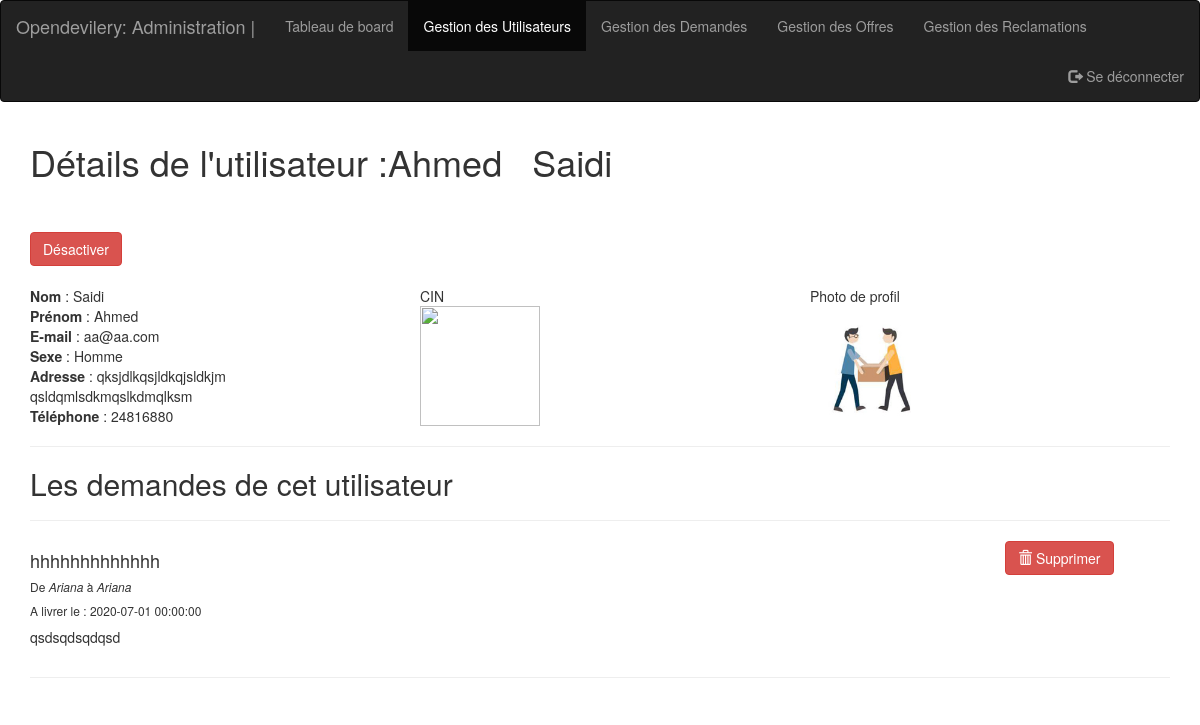
/admin/afficher_utilisateur.php?id_client=3 (signed in), run on the app's committed database.
### tables this page shows
CREATE TABLE IF NOT EXISTS `client` (
  `id` int(11) NOT NULL AUTO_INCREMENT,
  `email` varchar(255) NOT NULL,
  `mot_de_passe` varchar(255) NOT NULL,
  `photo` varchar(512) NOT NULL DEFAULT '',
  `cin` varchar(512) NOT NULL,
  `nom` varchar(255) NOT NULL,
  `prenom` varchar(255) NOT NULL,
  `naissance` date NOT NULL,
  `sexe` int(1) NOT NULL,
  `telephone` varchar(20) NOT NULL,
  `adresse` text NOT NULL,
  `active` int(1) NOT NULL DEFAULT '1',
  `date_creation` datetime NOT NULL DEFAULT CURRENT_TIMESTAMP,
  PRIMARY KEY (`id`),
  UNIQUE KEY `email` (`email`)
);

CREATE TABLE IF NOT EXISTS `demande` (
  `id` int(11) NOT NULL AUTO_INCREMENT,
  `id_client` int(11) NOT NULL,
  `titre` varchar(255) NOT NULL,
  `description` text NOT NULL,
  `source` varchar(255) NOT NULL,
  `destination` varchar(255) NOT NULL,
  `date_livraison` datetime NOT NULL,
  `date_creation` datetime NOT NULL DEFAULT CURRENT_TIMESTAMP,
  PRIMARY KEY (`id`),
  KEY `id_client` (`id_client`)
);

### include/administrateur.php (called while the page is built, shortened)
<?php
function admin_est_connecter() {
	if (isset($_SESSION['connecter_admin']) && ($_SESSION['connecter_admin'] == 'oui')  ) {
		return true ;
	}
	return false ;
}
?>

### include/bd.php (called while the page is built, shortened)
<?php
function bd_connecter(){
	$serveur = 'localhost' ;
	$utilisateur = 'root' ;
	$mot_de_passe = '' ;
	$nom_base = 'livraison';
	$mysqli = new mysqli($serveur, $utilisateur, $mot_de_passe, $nom_base );
	return $mysqli ;
}
function bd_exectuer_requete( $requete ){
	$mysqli = bd_connecter();
	return $mysqli->query($requete);
}
?>

### include/client.php (called while the page is built, shortened)
<?php
function client_recuperer_info_par_id($id) {
	$res = bd_exectuer_requete("SELECT * FROM client WHERE id=".$id);
	if ($res->num_rows > 0) {
		$res->data_seek(0);
    	$row = $res->fetch_assoc();
		return $row;
	}
	return null ;
}
?>

### include/demande.php (called while the page is built, shortened)
<?php
function demande_recuprer_demande_client( $id ) {
	$res = bd_exectuer_requete("SELECT * FROM demande  WHERE id_client = '".$id."' order by date_creation DESC ");
	$tab_demandes = [];
	for( $i = 0 ; $i<$res->num_rows; $i++ ) {
		$res->data_seek($i);
    	$row = $res->fetch_assoc();
    	$tab_demandes[] = $row;
	}
	return $tab_demandes ;
}
?>

### admin/afficher_utilisateur.php (the view, shortened to what this page needs)
<?php
	include_once '../include/bd.php';
	include_once '../include/client.php';
	include_once '../include/demande.php';
	include_once '../include/administrateur.php';
	$client = client_recuperer_info_par_id($_GET['id_client']);
	$client_demandes = demande_recuprer_demande_client($_GET['id_client']);
?>
<html>
	<head>
		<link rel="stylesheet" href="../bootstrap/css/bootstrap.min.css">
	</head>
<body>
	<nav class="navbar navbar-inverse">
	  <div class="container-fluid">
	    <div class="navbar-header">
	      <a class="navbar-brand" href="#">Opendevilery: Administration |</a>
	    </div>
	    <ul class="nav navbar-nav">
		   <li ><a href="index.php">Tableau de board</a></li>
			<li class='active' > <a href="gestion_utilisateur.php">Gestion des Utilisateurs</a></li>
			<li><a href="gestion_demandes.php">Gestion des Demandes</a></li>
			<li><a href="gestion_offres.php">Gestion des Offres</a></li>
			<li><a href="gestion_reclamation.php">Gestion des Reclamations</a></li>
		</ul>
	    <ul class="nav navbar-nav navbar-right">
	    	<?php if (admin_est_connecter()) { ?>
	      		<li><a href="login.php?deconnecter"><span class="glyphicon glyphicon glyphicon-log-out"></span> Se déconnecter</a></li>
	      	<?php } else {  ?>
	      		<li><a href="login.php"><span class="glyphicon glyphicon-log-in"></span>Se Connecter</a></li>
	      	<?php } ?>
	    </ul>
	  </div>
	</nav>
	<div class='container'>
		<h1> Détails de l'utilisateur :<?=$client['prenom']?> &nbsp; <?=$client['nom']?></h1>
		<br><br>
		<?php if ($client['active']==1):?>
		<a href="afficher_utilisateur.php?activer=0&id_client=<?=$client['id']?>" class='btn btn-danger'> Désactiver</a><br><br>
		<?php else:?>
		<a href="afficher_utilisateur.php?activer=1&id_client=<?=$client['id']?>" class='btn btn-success'> Activer</a><br><br>
		<?php endif?>
		<div class="row">
			<div class="col-md-4">
				<b>Nom</b> : <?=$client['nom']?> <br>
				<b>Prénom</b> : <?=$client['prenom']?>  <br>
				<b>E-mail</b> : <?=$client['email']?>  <br>
				<b>Sexe	</b> : <?=$client['sexe'] == 0 ? 'Homme' : 'Femme' ?>  <br>
				<b>Adresse</b> : <?=$client['adresse']?>  <br>
				<b>Téléphone</b> : <?=$client['telephone']?>  <br>
			</div>
			<div class="col-md-4" >
				CIN<br>
				<img src="../<?=$client['cin']?>" width=120px> <br>
			</div>
			<div class="col-md-4" >
				Photo de profil<br>
				<img src="../<?=$client['photo']?>" width=120px> <br>
			</div>
		</div>
		<hr>
		<h2>Les demandes de cet utilisateur</h2>
		<hr>
		<?php
		foreach ($client_demandes as $demande) {
			$client = client_recuperer_info_par_id($demande['id_client']) ;
			echo"<div class='row demande'>";
				echo "<div class='col col-md-10'>";
					echo "<h4>".$demande['titre']."</h4> ";
					echo "<h6> De <i>".$demande['source']."</i> à <i>".$demande['destination']."</i> </h6>";
					echo "<h6> A livrer le : ".$demande['date_livraison']."</h6>";
					echo "<p>".$demande['description']."  </p>";
				echo "</div>";
			echo "<div class='col col-md-2'> <a class='btn btn-danger' href ='afficher_utilisateur.php?&id_client=".$client['id']."&supprimer&id_demande=".$demande['id']."'> <span class='glyphicon glyphicon glyphicon-trash'></span>  Supprimer</a> </div>" ;
			echo"</div>";
			echo "<hr>";
		}
		?>
	</div>
</body>
</html>

### data on the page
client: prenom "Ahmed", nom "Saidi", email "aa@aa.com", adresse "qksjdlkqsjldkqjsldkjm qsldqmlsdkmqslkdmqlksm", telephone "24816880", photo (picture)
demande: titre "hhhhhhhhhhhhh", source "Ariana", destination "Ariana", date_livraison "2020-07-01 00:00:00", description "qsdsqdsqdqsd"
